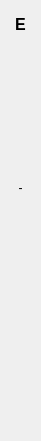
  <widget class="QWidget" name="verticalLayoutWidget_6">
   <property name="geometry">
    <rect>
     <x>930</x>
     <y>80</y>
     <width>41</width>
     <height>441</height>
    </rect>
   </property>
   <layout class="QVBoxLayout" name="verticalLayout_15">
    <item>
     <widget class="QLabel" name="label_71">
      <property name="font">
       <font>
        <pointsize>12</pointsize>
        <weight>75</weight>
        <bold>true</bold>
        <strikeout>false</strikeout>
       </font>
      </property>
      <property name="text">
       <string>E</string>
      </property>
      <property name="alignment">
       <set>Qt::AlignCenter</set>
      </property>
     </widget>
    </item>
    <item>
     <widget class="QLabel" name="label_ae">
      <property name="text">
       <string/>
      </property>
      <property name="alignment">
       <set>Qt::AlignCenter</set>
      </property>
     </widget>
    </item>
    <item>
     <widget class="QLabel" name="label_be">
      <property name="text">
       <string/>
      </property>
      <property name="alignment">
       <set>Qt::AlignCenter</set>
      </property>
     </widget>
    </item>
    <item>
     <widget class="QLabel" name="label_ce">
      <property name="text">
       <string/>
      </property>
      <property name="alignment">
       <set>Qt::AlignCenter</set>
      </property>
     </widget>
    </item>
    <item>
     <widget class="QLabel" name="label_de">
      <property name="text">
       <string/>
      </property>
      <property name="alignment">
       <set>Qt::AlignCenter</set>
      </property>
     </widget>
    </item>
    <item>
     <widget class="QLabel" name="label_ed_2">
      <property name="text">
       <string>-</string>
      </property>
      <property name="alignment">
       <set>Qt::AlignCenter</set>
      </property>
     </widget>
    </item>
    <item>
     <widget class="QLabel" name="label_fe">
      <property name="text">
       <string/>
      </property>
      <property name="alignment">
       <set>Qt::AlignCenter</set>
      </property>
     </widget>
    </item>
    <item>
     <widget class="QLabel" name="label_ge">
      <property name="text">
       <string/>
      </property>
      <property name="alignment">
       <set>Qt::AlignCenter</set>
      </property>
     </widget>
    </item>
    <item>
     <widget class="QLabel" name="label_he">
      <property name="text">
       <string/>
      </property>
      <property name="alignment">
       <set>Qt::AlignCenter</set>
      </property>
     </widget>
    </item>
    <item>
     <widget class="QLabel" name="label_ie">
      <property name="text">
       <string/>
      </property>
      <property name="alignment">
       <set>Qt::AlignCenter</set>
      </property>
     </widget>
    </item>
    <item>
     <widget class="QLabel" name="label_je">
      <property name="text">
       <string/>
      </property>
      <property name="alignment">
       <set>Qt::AlignCenter</set>
      </property>
     </widget>
    </item>
    <item>
     <widget class="QLabel" name="label_ke">
      <property name="text">
       <string/>
      </property>
      <property name="alignment">
       <set>Qt::AlignCenter</set>
      </property>
     </widget>
    </item>
    <item>
     <widget class="QLabel" name="label_le">
      <property name="text">
       <string/>
      </property>
      <property name="alignment">
       <set>Qt::AlignCenter</set>
      </property>
     </widget>
    </item>
   </layout>
  </widget>
